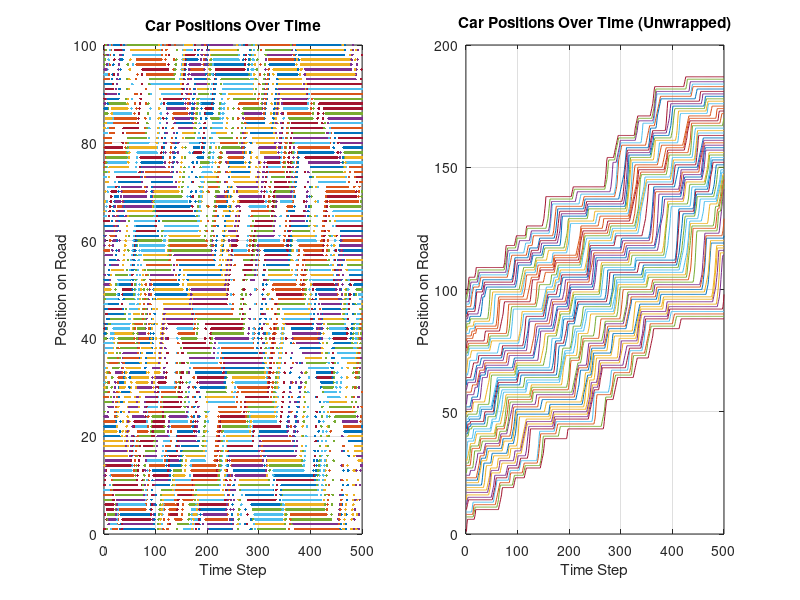

MATLAB code for this plot:
%% Simulation Inputs
clear all; 

% number of cars in traffic simulation
N = 55;

% number of cells
L = 100;

% number of iterations to run the simulation
T = 500;

% maximum velocity
vmax = 5;

% randomization of deceleration
R = 0.75;

a = 1;

%% Set up Simulation

% vector to track current location
% initialize to random location on the road
x = zeros(T,N);
x(1,:) = randperm(L, N);

% vector to track current velocity
% start all cars at a random velocity
v(1,:) = randi(vmax, 1, N);


%% Run Simulation

for t = 1:T-1 %iterate over all time steps
    for n = 1:N %iterate over all cars

        x_curr = x(t,n);

        v_curr = v(t, n);
        v_next = v(t, n);

        % S1: Acceleration
        if v_curr < vmax
            v_next = v_next + 1;
        end

        % S2: Randomization
        if rand < R
            v_next = v_next - 1;
        end

        % S3: Deceleration
        all_cars_x = x(t,:);
        all_cars_v = v(t,:);
        
        % find next closest vehicle's current location and velocity
        [sorted_A, sort_idx] = sort(all_cars_x);
        sort_idx = [sort_idx, sort_idx]; %duplicate array to handle roll over
        next_closest_ix = sort_idx((find(n == sort_idx,1) + 1));
        xp = all_cars_x(next_closest_ix);
        vp = all_cars_v(next_closest_ix);

        % update velocity (slow down if too close to next vehicle)
        if x_curr < xp
             d = xp - x_curr - 1; % distance to next closest vehicle
        else
            d = (L+xp) - x_curr - 1;
        end
        v_next = min(v_next, round( d + (1-a)*vp ) );


        % S4: Vehicle Movement
        x(t+1, n) = mod(x_curr + v_next - 1, L) + 1;
        % x(t+1, n) = x_curr + v_next;

        % update current velocity
        v(t+1, n) = v_next;
    end

end



%% Plot results
figure(); 

% unwrap relative to L for plotting purpose
period = L;
scale_factor = period / (2 * pi);
x_scaled = x / scale_factor;
unwrapped_scaled = unwrap(x_scaled);
x_unwrapped = unwrapped_scaled * scale_factor;

% Plot positions of cars
subplot(1,2,1);
plot(1:T, x, '.');
xlabel('Time Step');
ylabel('Position on Road');
title('Car Positions Over Time');
grid on;

subplot(1,2,2);
plot(1:T, x_unwrapped);
xlabel('Time Step');
ylabel('Position on Road');
title('Car Positions Over Time (Unwrapped)');
grid on;
